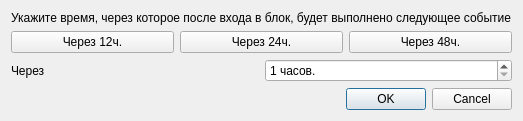
<?xml version="1.0" encoding="UTF-8"?>
<ui version="4.0">
 <class>DateTimePickerDialog</class>
 <widget class="QDialog" name="DateTimePickerDialog">
  <property name="geometry">
   <rect>
    <x>0</x>
    <y>0</y>
    <width>400</width>
    <height>106</height>
   </rect>
  </property>
  <property name="windowTitle">
   <string>Настройка блока таймера</string>
  </property>
  <layout class="QVBoxLayout" name="verticalLayout_2">
   <item>
    <widget class="QLabel" name="label">
     <property name="text">
      <string>Укажите время, через которое после входа в блок, будет выполнено следующее событие</string>
     </property>
    </widget>
   </item>
   <item>
    <layout class="QHBoxLayout" name="horizontalLayout">
     <item>
      <widget class="QPushButton" name="pushButton">
       <property name="text">
        <string>Через 12ч.</string>
       </property>
      </widget>
     </item>
     <item>
      <widget class="QPushButton" name="pushButton_2">
       <property name="text">
        <string>Через 24ч.</string>
       </property>
      </widget>
     </item>
     <item>
      <widget class="QPushButton" name="pushButton_3">
       <property name="text">
        <string>Через 48ч.</string>
       </property>
      </widget>
     </item>
    </layout>
   </item>
   <item>
    <layout class="QHBoxLayout" name="horizontalLayout_2">
     <item>
      <widget class="QLabel" name="label_2">
       <property name="text">
        <string>Через</string>
       </property>
      </widget>
     </item>
     <item>
      <widget class="QSpinBox" name="spinBox">
       <property name="suffix">
        <string> часов.</string>
       </property>
       <property name="prefix">
        <string/>
       </property>
       <property name="minimum">
        <number>1</number>
       </property>
       <property name="maximum">
        <number>1000</number>
       </property>
      </widget>
     </item>
    </layout>
   </item>
   <item>
    <widget class="QDialogButtonBox" name="buttonBox">
     <property name="orientation">
      <enum>Qt::Horizontal</enum>
     </property>
     <property name="standardButtons">
      <set>QDialogButtonBox::Cancel|QDialogButtonBox::Ok</set>
     </property>
    </widget>
   </item>
  </layout>
 </widget>
 <resources/>
 <connections>
  <connection>
   <sender>buttonBox</sender>
   <signal>accepted()</signal>
   <receiver>DateTimePickerDialog</receiver>
   <slot>accept()</slot>
   <hints>
    <hint type="sourcelabel">
     <x>248</x>
     <y>254</y>
    </hint>
    <hint type="destinationlabel">
     <x>157</x>
     <y>274</y>
    </hint>
   </hints>
  </connection>
  <connection>
   <sender>buttonBox</sender>
   <signal>rejected()</signal>
   <receiver>DateTimePickerDialog</receiver>
   <slot>reject()</slot>
   <hints>
    <hint type="sourcelabel">
     <x>316</x>
     <y>260</y>
    </hint>
    <hint type="destinationlabel">
     <x>286</x>
     <y>274</y>
    </hint>
   </hints>
  </connection>
 </connections>
</ui>
